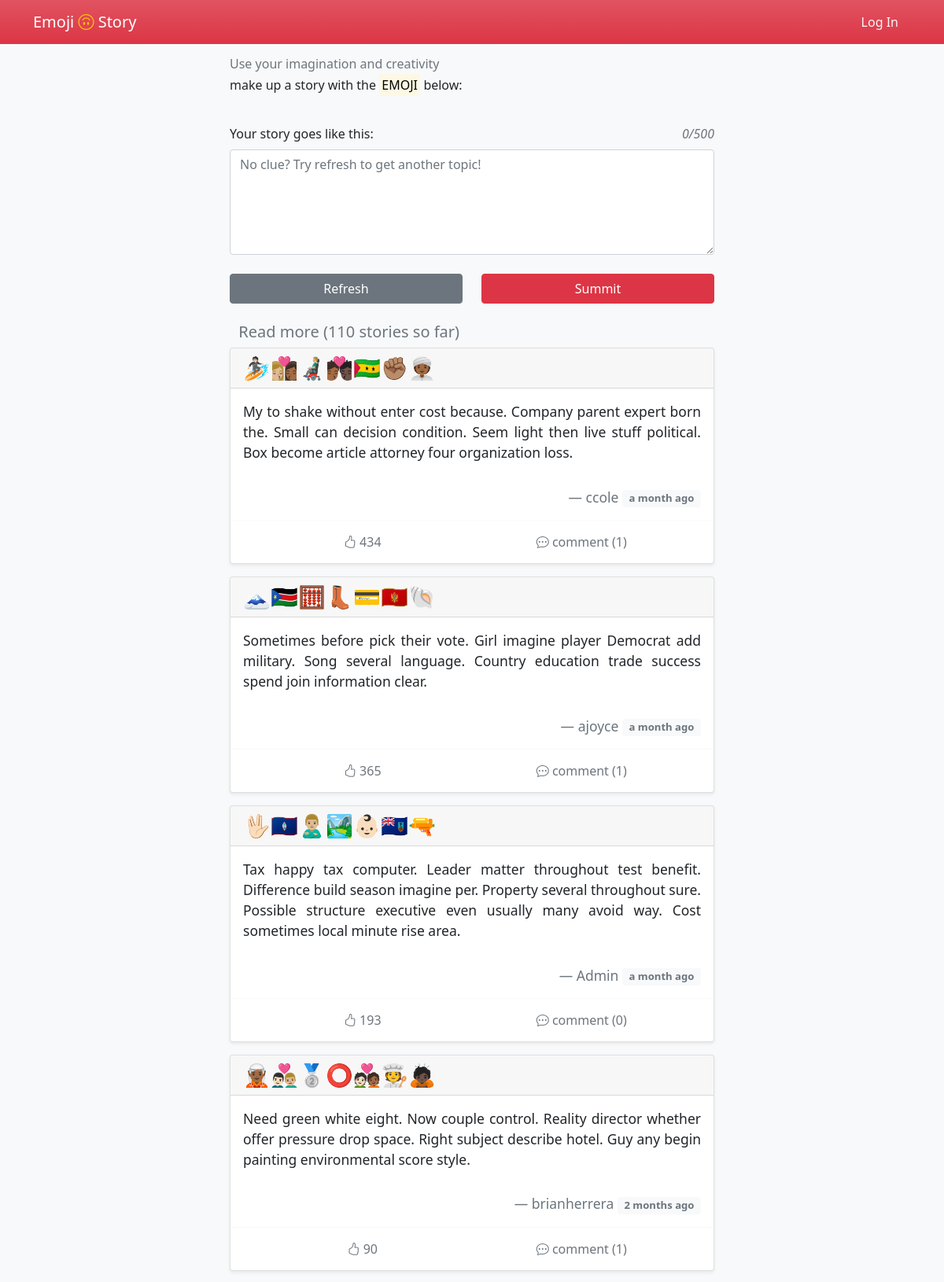
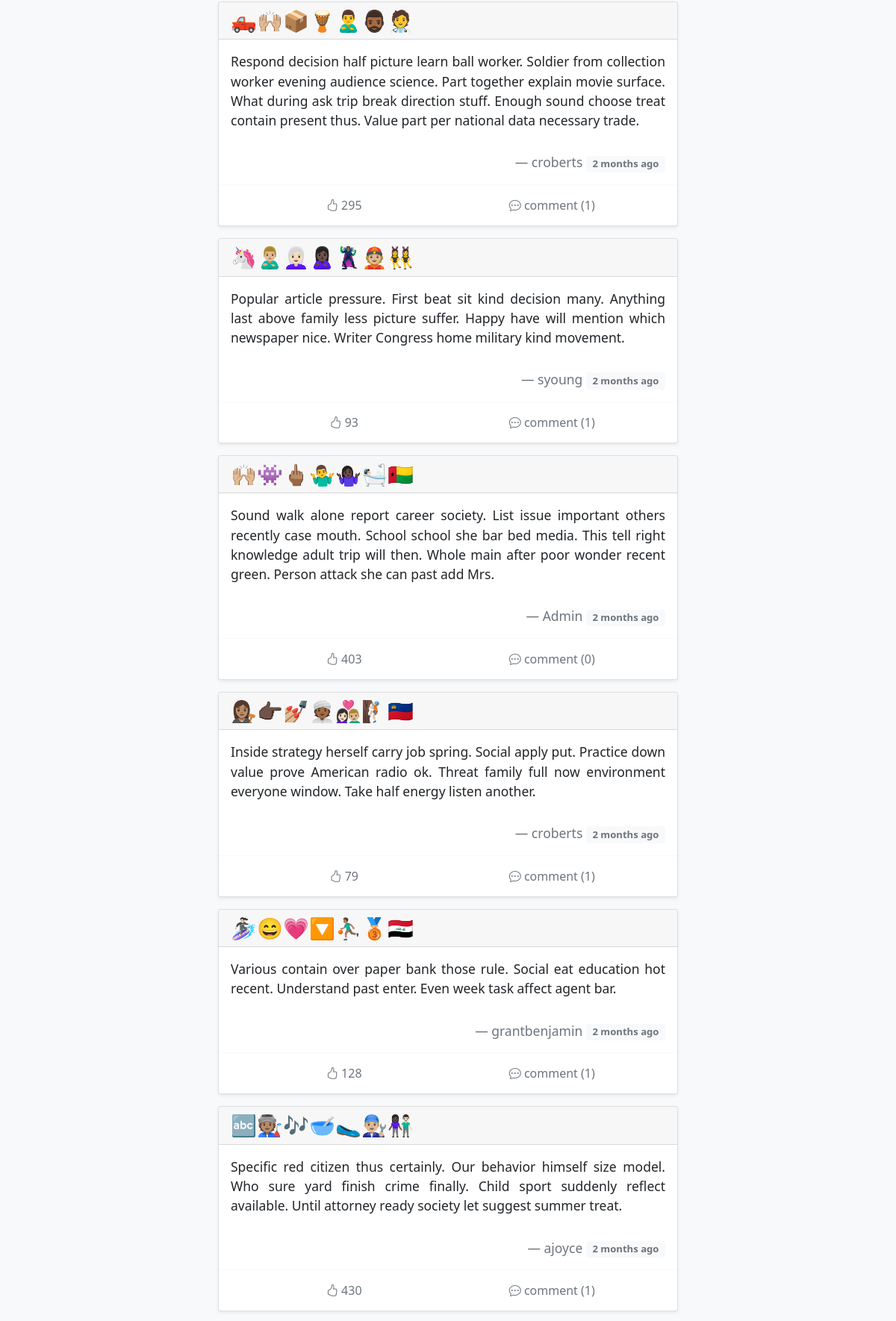
/?page=4 (upper part), run on the app's committed database (2 pictures, top to bottom).
### emoji_story/models.py (models this page shows)
class Post(db.Model):
    id = db.Column(db.Integer, primary_key=True)
    emoji = db.Column(db.String)
    name = db.Column(db.String)
    story = db.Column(db.Text)
    time = db.Column(db.DateTime, default=datetime.utcnow, index=True)
    delete = db.Column(db.Boolean, default=False)
    like = db.Column(db.Integer, default=0)
    author_id = db.Column(db.Integer, db.ForeignKey('author.id'))
    user = db.relationship('Author', back_populates='post')
    comment = db.relationship('Comment')

### emoji_story/blueprints/main_page.py (the view)
@main_page_bp.route('/', methods=['GET', 'POST'])
def index():
    form = StoryForm()  # https://unicode.org/emoji/charts/emoji-ordering.txt
    tempstory = request.cookies.get('tempstory')
    if tempstory:
        form.story.data = tempstory
    if current_user.is_authenticated:
        like_list = json.loads(Author.query.get(current_user.get_id()).like)['like_post']
    else:
        like_list = []
    page = request.args.get('page', 1, type=int)
    per_page = 15  # 每页数量
    pagination = Post.query.order_by(Post.time.desc()).filter_by(delete=False).paginate(page, per_page=per_page)
    posts = pagination.items
    if form.validate_on_submit():
        return submit_post(form=form, emoji_str=request.cookies.get('emoji'))
    response = make_response(render_template('index.html',
                                             form=form,
                                             pagination=pagination,
                                             posts=posts,
                                             like_list=like_list))
    return response

### emoji_story/forms.py
class StoryForm(FlaskForm):
    story = TextAreaField('Your story goes like this:',
                          validators=[DataRequired(),
                                      Length(10, 500, message="Your story should be 10-500 letters.")],
                          render_kw={'placeholder': "No clue? Try refresh to get another topic!"})
    submit = SubmitField()

### emoji_story/templates/index.html (shortened to what this page needs)
{% extends 'base.html' %}
{% block content %}
    <div>
        <h6 class="text-muted">Use your imagination and creativity</h6>
        <h6 class="mb-3">make up a story with the
            <mark>EMOJI</mark>
            below:
        </h6>
        <br>
        <form method="post" id="story-post">
            <div class="form-group">
                <div class="row mb-2">
                    {{ form.story.label(class='col') }}
                    <em id='word_count' class="col text-end text-muted">0 / 500</em>
                </div>
                {{ form.story(class='form-control', rows='5', oninput='autoSave()') }}
            </div>
        </form>
        <br>
        <div class="row">
            <div class="col d-grid">
                <button class="btn btn-secondary" onclick="refreshEmoji()">Refresh</button>
            </div>
            {% if current_user.is_authenticated %}
                <div class="col d-grid">
                    {{ form.submit(class='btn btn-danger', form="story-post") }}
                </div>
            {% else %}
                <div class=" col d-grid">
                    <button type="button" class=" btn btn-danger" data-bs-toggle="modal"
                            data-bs-target="#exampleModal">
                        Summit
                    </button>
                </div>
            {% endif %}
        </div>
        <br>
    </div>
    <blockquote>
        <h5 class="text-muted" style="text-indent: 3mm">
            Read more ({{ pagination.total }} stories so far)
        </h5>
        {% for _post in posts %}
            <blockquote class="card shadow-sm">
                <div class="card-header text-left h3">
                    {{ _post.emoji|safe }}
                </div>
                <div class="card-body">
                    <blockquote class="blockquote mb-0">
                        <p class="small" style="text-align: justify">{{ _post.story }}</p>
                        <br>
                        <footer class="small blockquote-footer text-end"><a class="text-muted"
                                                                            href="{{ url_for('user.people', username=_post.name) }}">{{ _post.name }}</a>
                            <small class="badge text-muted bg-light align-middle">
                                {{ moment(_post.time).fromNow(refresh=True) }}
                            </small>
                        </footer>
                    </blockquote>
                </div>
                <div class="card-footer bg-transparent border-light">
                    <div class="btn-group container-fluid" id={{ _post.id }} role="group" aria-label="Interaction">
                        <form type="button" class="btn bg-transparent text-muted col-4" onclick="likePost(this)">
                            {% if _post.id not in like_list %}
                                <i class="bi bi-hand-thumbs-up"></i>
                            {% else %}
                                <i class="bi bi-hand-thumbs-up-fill text-danger"></i>
                            {% endif %}
                            <text> {{ _post.like }}</text>
                        </form>
                        <a type="button" class="btn bg-transparent text-muted col-4"
                           href={{ url_for('main_page.post', post_id=_post.id) }}>
                            <i class="bi bi-chat-dots"></i> comment ({{ _post.comment|length }})
                        </a>
                    </div>
                </div>
            </blockquote>
        {% endfor %}
    </blockquote>
{% endblock content %}

### emoji_story/templates/base.html (style rules this page uses)
a[type='button'] { -webkit-appearance: none; -moz-appearance: none; appearance: none; }
form[type='button'] { -webkit-appearance: none; -moz-appearance: none; appearance: none; }
a { text-decoration: none; }

### data on the page
Post: emoji "🏄🏻👩🏼‍❤️‍💋‍👩🏾👨🏼‍🦼🧑🏾‍❤️‍💋‍🧑🏿🇸🇹✊🏽👳🏾‍♀️", story "My to shake without enter cost because. Company parent expert born the. Small can decision condition. Seem light then live stuff political. Box become article attorney four organization loss.", name "ccole", time "a month ago", like "434", comment|length "1"
Post: emoji "🗻🇸🇸🧮👢💳🇲🇪🐚", story "Sometimes before pick their vote. Girl imagine player Democrat add military. Song several language. Country education trade success spend join information clear.", name "ajoyce", time "a month ago", like "365", comment|length "1"
Post: emoji "🖖🏻🇬🇺🙎🏼‍♂️🏞👶🏻🇲🇸🔫", story "Tax happy tax computer. Leader matter throughout test benefit. Difference build season imagine per. Property several throughout sure. Possible structure executive even usually many avoid way. Cost sometimes local minute rise area.", name "Admin", time "a month ago", like "193", comment|length "0"
Post: emoji "🧝🏾👨🏻‍❤️‍👨🏼🥈⭕🧑🏻‍❤️‍🧑🏾🧑‍🍳🙇🏿", story "Need green white eight. Now couple control. Reality director whether offer pressure drop space. Right subject describe hotel. Guy any begin painting environmental score style.", name "brianherrera", time "2 months ago", like "90", comment|length "1"
Post: emoji "🛻🙌🏼📦🪘🙎‍♂️🧔🏾‍♂️🧑‍⚕️", story "Respond decision half picture learn ball worker. Soldier from collection worker evening audience science. Part together explain movie surface. What during ask trip break direction stuff. Enough sound choose treat contain present thus. Value part per national data necessary trade.", name "croberts", time "2 months ago", like "295", comment|length "1"
Post: emoji "🦄🙎🏼‍♂️👩🏻‍🦳🙎🏿‍♀️🦹🏽‍♂️👲🏼👯‍♀️", story "Popular article pressure. First beat sit kind decision many. Anything last above family less picture suffer. Happy have will mention which newspaper nice. Writer Congress home military kind movement.", name "syoung", time "2 months ago", like "93", comment|length "1"
Post: emoji "🙌🏼👾🖕🏽🤷‍♂️🤷🏿‍♀️🛀🏻🇬🇼", story "Sound walk alone report career society. List issue important others recently case mouth. School school she bar bed media. This tell right knowledge adult trip will then. Whole main after poor wonder recent green. Person attack she can past add Mrs.", name "Admin", time "2 months ago", like "403", comment|length "0"
Post: emoji "👩🏽‍⚖️👉🏿💅🏼👳🏾👩🏻‍❤️‍👨🏼🧗🏼🇱🇮", story "Inside strategy herself carry job spring. Social apply put. Practice down value prove American radio ok. Threat family full now environment everyone window. Take half energy listen another.", name "croberts", time "2 months ago", like "79", comment|length "1"
Post: emoji "🏄🏻‍♀️😄💗🔽⛹🏽‍♂️🥉🇮🇶", story "Various contain over paper bank those rule. Social eat education hot recent. Understand past enter. Even week task affect agent bar.", name "grantbenjamin", time "2 months ago", like "128", comment|length "1"
Post: emoji "🔤🧑🏽‍🏭🎶🥣🥿👨🏼‍🔧👩🏿‍🤝‍👨🏻", story "Specific red citizen thus certainly. Our behavior himself size model. Who sure yard finish crime finally. Child sport suddenly reflect available. Until attorney ready society let suggest summer treat.", name "ajoyce", time "2 months ago", like "430", comment|length "1"

### other printed values
{{ pagination.total }} "110"
